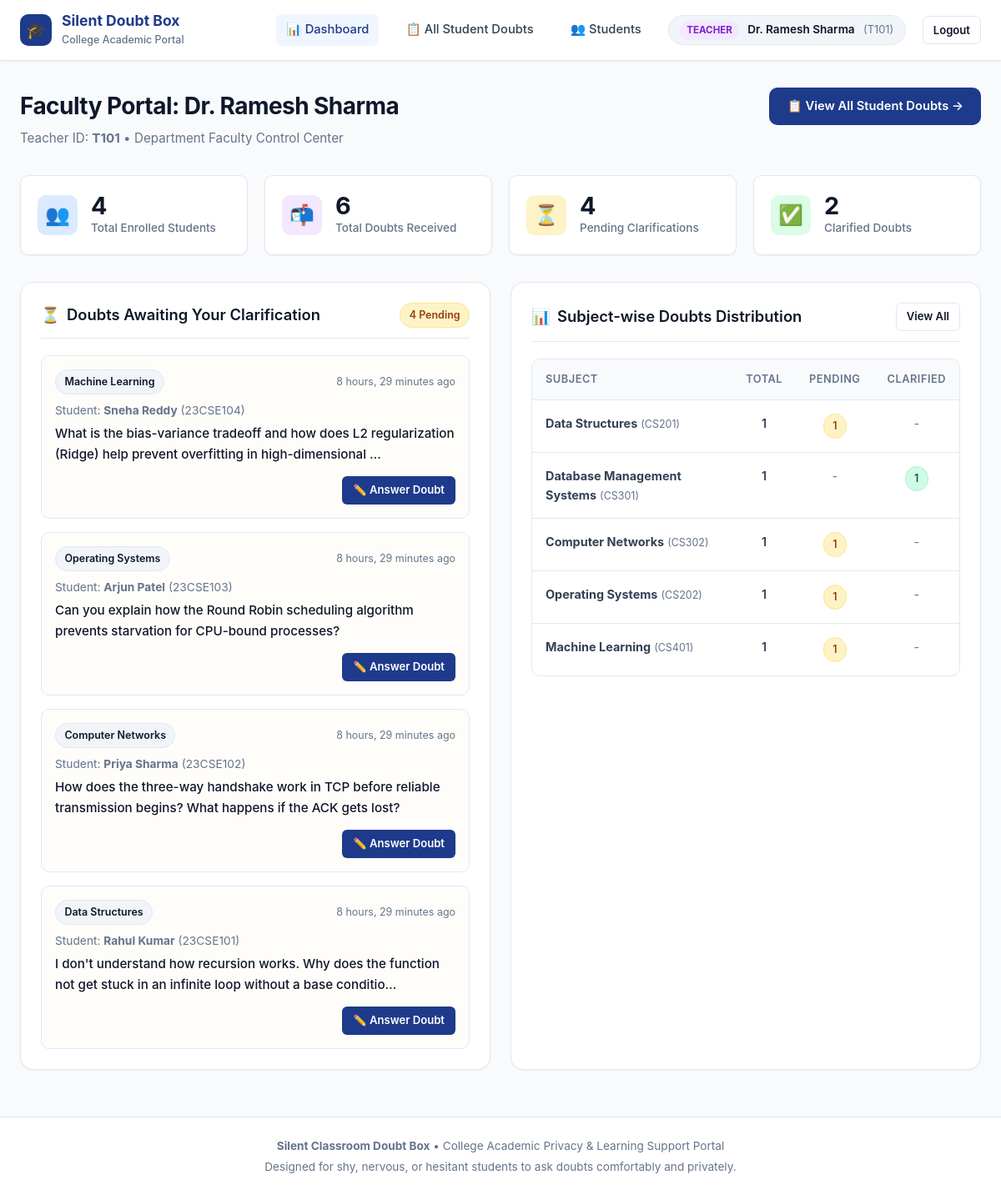
The page /teacher/dashboard/ (signed in) on the database its author committed.
### core/models.py (models this page shows, shortened)
class User(AbstractUser):
    ROLE_CHOICES = (
        ('STUDENT', 'Student'),
        ('TEACHER', 'Teacher'),
    )
    role = models.CharField(max_length=10, choices=ROLE_CHOICES)
    name = models.CharField(max_length=150, help_text="Full Name of Student or Teacher")
    register_number = models.CharField(
        max_length=50,
        unique=True,
        null=True,
        blank=True,
        help_text="College Register Number (e.g., 23CSE101)"
    )
    teacher_id = models.CharField(
        max_length=50,
        unique=True,
        null=True,
        blank=True,
        help_text="Faculty / Teacher ID (e.g., T101)"
    )
    created_at = models.DateTimeField(auto_now_add=True)
    @property
    def is_student(self):
        return self.role == 'STUDENT'
    @property
    def is_teacher(self):
        return self.role == 'TEACHER'

class Doubt(models.Model):
    STATUS_CHOICES = (
        ('PENDING', 'Pending'),
        ('CLARIFIED', 'Clarified'),
    )
    student = models.ForeignKey(
        User,
        on_delete=models.CASCADE,
        related_name='submitted_doubts',
        limit_choices_to={'role': 'STUDENT'}
    )
    subject = models.ForeignKey(
        Subject,
        on_delete=models.CASCADE,
        related_name='doubts'
    )
    question = models.TextField(help_text="Student's private doubt/question")
    status = models.CharField(
        max_length=15,
        choices=STATUS_CHOICES,
        default='PENDING'
    )
    teacher_answer = models.TextField(blank=True, null=True, help_text="Answer submitted by the teacher")
    answered_by = models.ForeignKey(
        User,
        on_delete=models.SET_NULL,
        null=True,
        blank=True,
        related_name='clarified_doubts',
        limit_choices_to={'role': 'TEACHER'}
    )
    created_at = models.DateTimeField(auto_now_add=True)
    answered_at = models.DateTimeField(null=True, blank=True)
    class Meta:
        ordering = ['-created_at']
        verbose_name = 'Doubt'
        verbose_name_plural = 'Doubts'

class Subject(models.Model):
    name = models.CharField(max_length=120, unique=True)
    code = models.CharField(max_length=30, blank=True, null=True)
    description = models.TextField(blank=True, null=True)
    created_at = models.DateTimeField(auto_now_add=True)
    class Meta:
        ordering = ['name']
        verbose_name = 'Subject'
        verbose_name_plural = 'Subjects'

### core/views.py (the view)
# urls.py: path('teacher/dashboard/', views.teacher_dashboard_view, name='teacher_dashboard'),
@teacher_required
def teacher_dashboard_view(request):
    total_students = User.objects.filter(role='STUDENT').count()
    total_doubts = Doubt.objects.count()
    pending_doubts = Doubt.objects.filter(status='PENDING').count()
    clarified_doubts = Doubt.objects.filter(status='CLARIFIED').count()
    recent_pending = Doubt.objects.filter(status='PENDING').select_related('student', 'subject')[:6]
    recent_clarified = Doubt.objects.filter(status='CLARIFIED').select_related('student', 'subject', 'answered_by')[:4]
    subject_stats = Subject.objects.annotate(
        total_doubts=Count('doubts'),
        pending_doubts=Count('doubts', filter=Q(doubts__status='PENDING')),
        clarified_doubts=Count('doubts', filter=Q(doubts__status='CLARIFIED')),
    ).order_by('-total_doubts')[:5]
    context = {
        'teacher': request.user,
        'total_students': total_students,
        'total_doubts': total_doubts,
        'pending_doubts': pending_doubts,
        'clarified_doubts': clarified_doubts,
        'recent_pending': recent_pending,
        'recent_clarified': recent_clarified,
        'subject_stats': subject_stats,
    }
    return render(request, 'teacher/dashboard.html', context)

### templates/teacher/dashboard.html (shortened to what this page needs)
{% extends 'base.html' %}
{% block content %}
<div class="page-header">
  <div>
    <h1 class="page-title">Faculty Portal: {{ teacher.name }}</h1>
    <p class="page-subtitle">
      Teacher ID: <strong>{{ teacher.teacher_id }}</strong> &bull; Department Faculty Control Center
    </p>
  </div>
  <div>
    <a href="{% url 'teacher_all_doubts' %}" class="btn btn-primary">
      📋 View All Student Doubts &rarr;
    </a>
  </div>
</div>
<div class="stats-grid">
  <div class="stat-card">
    <div class="stat-icon blue">👥</div>
    <div>
      <div class="stat-value">{{ total_students }}</div>
      <div class="stat-label">Total Enrolled Students</div>
    </div>
  </div>
  <div class="stat-card">
    <div class="stat-icon purple">📬</div>
    <div>
      <div class="stat-value">{{ total_doubts }}</div>
      <div class="stat-label">Total Doubts Received</div>
    </div>
  </div>
  <div class="stat-card">
    <div class="stat-icon amber">⏳</div>
    <div>
      <div class="stat-value">{{ pending_doubts }}</div>
      <div class="stat-label">Pending Clarifications</div>
    </div>
  </div>
  <div class="stat-card">
    <div class="stat-icon green">✅</div>
    <div>
      <div class="stat-value">{{ clarified_doubts }}</div>
      <div class="stat-label">Clarified Doubts</div>
    </div>
  </div>
</div>
<div style="display: grid; grid-template-columns: repeat(auto-fit, minmax(340px, 1fr)); gap: 1.5rem;">
  <div class="card">
    <div class="card-header">
      <h2 class="card-title">
        <span>⏳</span>
        <span>Doubts Awaiting Your Clarification</span>
      </h2>
      <span class="badge badge-pending">{{ pending_doubts }} Pending</span>
    </div>
    {% if recent_pending %}
      <div style="display: flex; flex-direction: column; gap: 1rem;">
        {% for doubt in recent_pending %}
          <div style="border: 1px solid var(--border-color); border-radius: var(--radius-md); padding: 1rem; background-color: #fffdfa;">
            <div style="display: flex; justify-content: space-between; align-items: center; margin-bottom: 0.5rem; flex-wrap: wrap; gap: 0.25rem;">
              <span class="badge badge-subject">{{ doubt.subject.name }}</span>
              <span style="font-size: 0.78rem; color: var(--text-muted);">{{ doubt.created_at|timesince }} ago</span>
            </div>
            <div style="font-size: 0.86rem; color: var(--text-muted); margin-bottom: 0.35rem;">
              Student: <strong>{{ doubt.student.name }}</strong> ({{ doubt.student.register_number }})
            </div>
            <p style="font-size: 0.95rem; font-weight: 500; color: var(--text-dark); margin-bottom: 0.85rem;">
              {{ doubt.question|truncatechars:120 }}
            </p>
            <div style="text-align: right;">
              <a href="{% url 'teacher_answer_doubt' doubt.id %}" class="btn btn-primary btn-sm">
                ✏️ Answer Doubt
              </a>
            </div>
          </div>
        {% endfor %}
      </div>
    {% else %}
      <div class="empty-state" style="padding: 2rem 1rem;">
        <div class="empty-state-icon">🎉</div>
        <h4 class="empty-state-title">Inbox Zero!</h4>
        <p class="empty-state-text">All student doubts have been answered. Outstanding work!</p>
      </div>
    {% endif %}
  </div>
  <div class="card">
    <div class="card-header">
      <h2 class="card-title">
        <span>📊</span>
        <span>Subject-wise Doubts Distribution</span>
      </h2>
      <a href="{% url 'teacher_all_doubts' %}" class="btn btn-secondary btn-sm">View All</a>
    </div>
    <div class="table-responsive">
      <table class="table">
        <thead>
          <tr>
            <th>Subject</th>
            <th style="text-align: center;">Total</th>
            <th style="text-align: center;">Pending</th>
            <th style="text-align: center;">Clarified</th>
          </tr>
        </thead>
        <tbody>
          {% for subj in subject_stats %}
            <tr>
              <td>
                <strong>{{ subj.name }}</strong>
                {% if subj.code %}<span style="font-size: 0.78rem; color: var(--text-muted);">({{ subj.code }})</span>{% endif %}
              </td>
              <td style="text-align: center; font-weight: 600;">{{ subj.total_doubts }}</td>
              <td style="text-align: center;">
                {% if subj.pending_doubts > 0 %}
                  <span class="badge badge-pending">{{ subj.pending_doubts }}</span>
                {% else %}
                  <span style="color: var(--text-muted);">-</span>
                {% endif %}
              </td>
              <td style="text-align: center;">
                {% if subj.clarified_doubts > 0 %}
                  <span class="badge badge-clarified">{{ subj.clarified_doubts }}</span>
                {% else %}
                  <span style="color: var(--text-muted);">-</span>
                {% endif %}
              </td>
            </tr>
          {% empty %}
            <tr>
              <td colspan="4" style="text-align: center; color: var(--text-muted);">No subjects found.</td>
            </tr>
          {% endfor %}
        </tbody>
      </table>
    </div>
  </div>
</div>
{% endblock %}

### templates/base.html (shortened to what this page needs)
{% load static %}
<!DOCTYPE html>
<html lang="en">
<head>
  <link rel="stylesheet" href="{% static 'css/style.css' %}">
</head>
<body>
  <div class="app-container">
    <header class="navbar">
      <div class="navbar-inner">
        <a href="{% url 'landing' %}" class="brand-link">
          <div class="brand-logo-icon">🎓</div>
          <div class="brand-text">
            <h1>Silent Doubt Box</h1>
            <span>College Academic Portal</span>
          </div>
        </a>
        <nav>
          <ul class="nav-links">
            {% if request.user.is_authenticated %}
              {% if request.user.is_student %}
                <li><a href="{% url 'student_dashboard' %}" class="nav-link {% if request.resolver_match.url_name == 'student_dashboard' %}active{% endif %}">📊 Dashboard</a></li>
                <li><a href="{% url 'ask_doubt' %}" class="nav-link {% if request.resolver_match.url_name == 'ask_doubt' %}active{% endif %}">✍️ Ask a Doubt</a></li>
                <li><a href="{% url 'student_my_doubts' %}" class="nav-link {% if request.resolver_match.url_name == 'student_my_doubts' %}active{% endif %}">📂 My Doubts</a></li>
                <li class="user-badge">
                  <span class="user-badge-role role-student">Student</span>
                  <span class="user-badge-name">{{ request.user.name }}</span>
                  <span class="user-badge-id">({{ request.user.register_number }})</span>
                </li>
                <li><a href="{% url 'logout' %}" class="btn btn-secondary btn-sm">Logout</a></li>
              {% elif request.user.is_teacher %}
                <li><a href="{% url 'teacher_dashboard' %}" class="nav-link {% if request.resolver_match.url_name == 'teacher_dashboard' %}active{% endif %}">📊 Dashboard</a></li>
                <li><a href="{% url 'teacher_all_doubts' %}" class="nav-link {% if request.resolver_match.url_name == 'teacher_all_doubts' %}active{% endif %}">📋 All Student Doubts</a></li>
                <li><a href="{% url 'teacher_students_list' %}" class="nav-link {% if request.resolver_match.url_name == 'teacher_students_list' %}active{% endif %}">👥 Students</a></li>
                <li class="user-badge">
                  <span class="user-badge-role role-teacher">Teacher</span>
                  <span class="user-badge-name">{{ request.user.name }}</span>
                  <span class="user-badge-id">({{ request.user.teacher_id }})</span>
                </li>
                <li><a href="{% url 'logout' %}" class="btn btn-secondary btn-sm">Logout</a></li>
              {% endif %}
            {% else %}
              <li><a href="{% url 'landing' %}" class="nav-link">Home</a></li>
              <li><a href="{% url 'student_login' %}" class="btn btn-secondary btn-sm">Student Login</a></li>
              <li><a href="{% url 'teacher_login' %}" class="btn btn-primary btn-sm">Teacher Login</a></li>
            {% endif %}
          </ul>
        </nav>
      </div>
    </header>
    <main class="main-content">
      {% block content %}{% endblock %}
    </main>
    <footer class="footer">
      <div class="footer-inner">
        <p><strong>Silent Classroom Doubt Box</strong> &bull; College Academic Privacy &amp; Learning Support Portal</p>
        <p>Designed for shy, nervous, or hesitant students to ask doubts comfortably and privately.</p>
      </div>
    </footer>
  </div>
</body>
</html>

### rows shown on the page
User: user.name "Dr. Ramesh Sharma", user.teacher_id "T101", name "Dr. Ramesh Sharma", teacher_id "T101"
Doubt: subject.name "Machine Learning", created_at "8 hours, 29 minutes", student.name "Sneha Reddy", student.register_number "23CSE104", question "What is the bias-variance tradeoff and how does L2 regularization (Ridge) help prevent overfitting in high-dimensional …"
Doubt: subject.name "Operating Systems", created_at "8 hours, 29 minutes", student.name "Arjun Patel", student.register_number "23CSE103", question "Can you explain how the Round Robin scheduling algorithm prevents starvation for CPU-bound processes?"
Doubt: subject.name "Computer Networks", created_at "8 hours, 29 minutes", student.name "Priya Sharma", student.register_number "23CSE102", question "How does the three-way handshake work in TCP before reliable transmission begins? What happens if the ACK gets lost?"
Doubt: subject.name "Data Structures", created_at "8 hours, 29 minutes", student.name "Rahul Kumar", student.register_number "23CSE101", question "I don't understand how recursion works. Why does the function not get stuck in an infinite loop without a base conditio…"
Subject: name "Data Structures", code "CS201", total_doubts "1", pending_doubts "1"
Subject: name "Database Management Systems", code "CS301", total_doubts "1", clarified_doubts "1"
Subject: name "Computer Networks", code "CS302", total_doubts "1", pending_doubts "1"
Subject: name "Operating Systems", code "CS202", total_doubts "1", pending_doubts "1"
Subject: name "Machine Learning", code "CS401", total_doubts "1", pending_doubts "1"

### other values the page prints
{{ total_students }} "4"
{{ total_doubts }} "6"
{{ pending_doubts }} "4"
{{ clarified_doubts }} "2"
